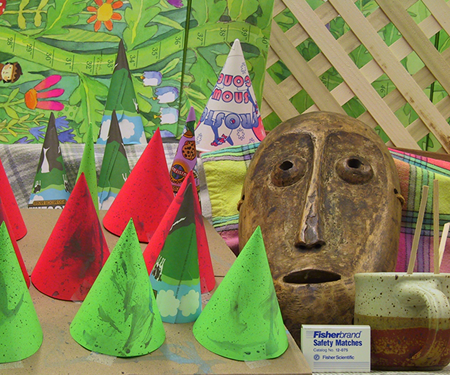
#> input picture test_data/cones1.png, 450 x 375 px
$ python disparity_map_maker.py
#> lines starting #> are read from the running program, lines starting #| are printed output that depends on the picture
import cv2
import numpy as np
import matplotlib.pyplot as plt

# class DisparityMapMaker:
#     def __init__(self,minimal_disparity,number_disparities,block_size):
#         pass

# Załaduj obrazy stereo (lewą i prawą kamerę)
img_left = cv2.imread('./test_data/cones1.png', cv2.IMREAD_GRAYSCALE)
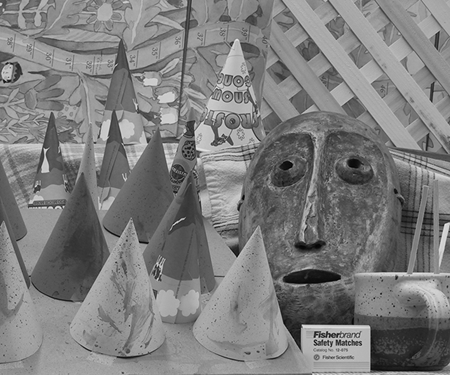
#> img_left: shape (375, 450); min 0, max 235, mean 125
img_right = cv2.imread('./test_data/cones2.png', cv2.IMREAD_GRAYSCALE)
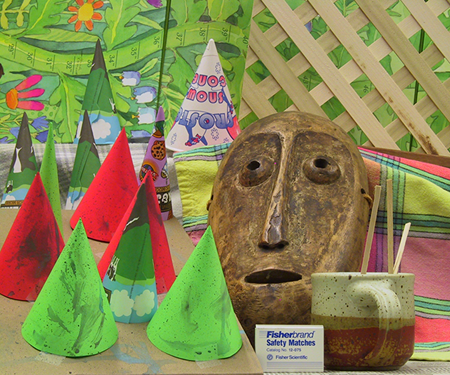
#> input picture test_data/cones2.png, 450 x 375 px
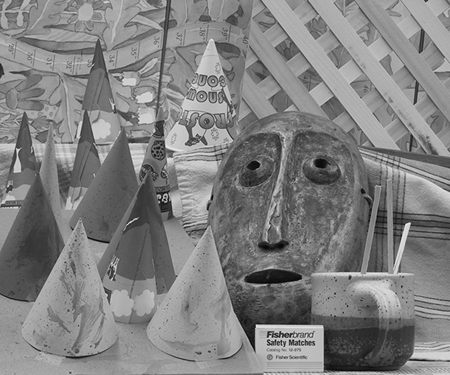
#> img_right: shape (375, 450); min 0, max 243, mean 128.4

# Sprawdzenie, czy obrazy się załadowały
if img_left is None or img_right is None:
    raise ValueError("Nie udało się załadować obrazów.")

# Parametry SGBM
min_disp = 0
num_disp = 16 * 5  # musi być wielokrotnością 16
block_size = 5

stereo = cv2.StereoSGBM.create(
    minDisparity=min_disp,
    numDisparities=num_disp,
    blockSize=block_size,
    P1=8 * 1 * block_size ** 2,
    P2=32 * 1 * block_size ** 2,
    disp12MaxDiff=1,
    uniquenessRatio=10,
    speckleWindowSize=100,
    speckleRange=32,
    preFilterCap=63,
    mode=cv2.STEREO_SGBM_MODE_SGBM_3WAY
)

# Obliczenie mapy dysparytetu
disparity = stereo.compute(img_left, img_right).astype(np.float32) / 16.0
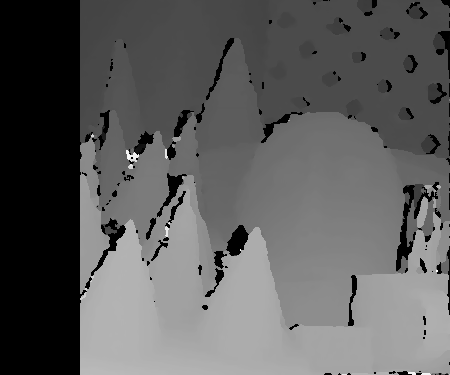
#> disparity: shape (375, 450) float32; min -1, max 73.12, mean 26.2; drawn with min black and max white

# Wizualizacja
plt.figure(figsize=(10, 5))
plt.imshow(disparity, 'gray')
plt.colorbar(label='Disparity')
plt.title('Disparity Map (SGM)')
plt.axis('off')
plt.show()
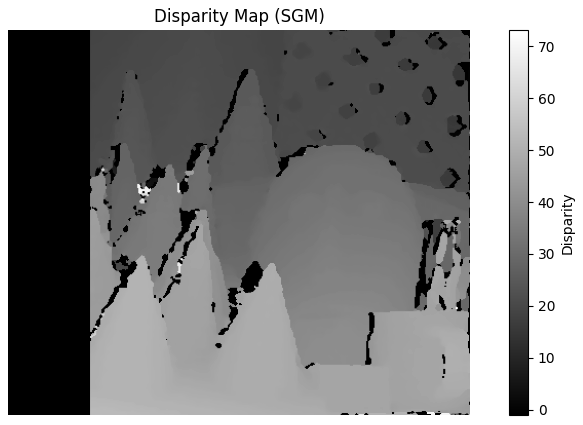
#> figure drawn by matplotlib, 2 panels
